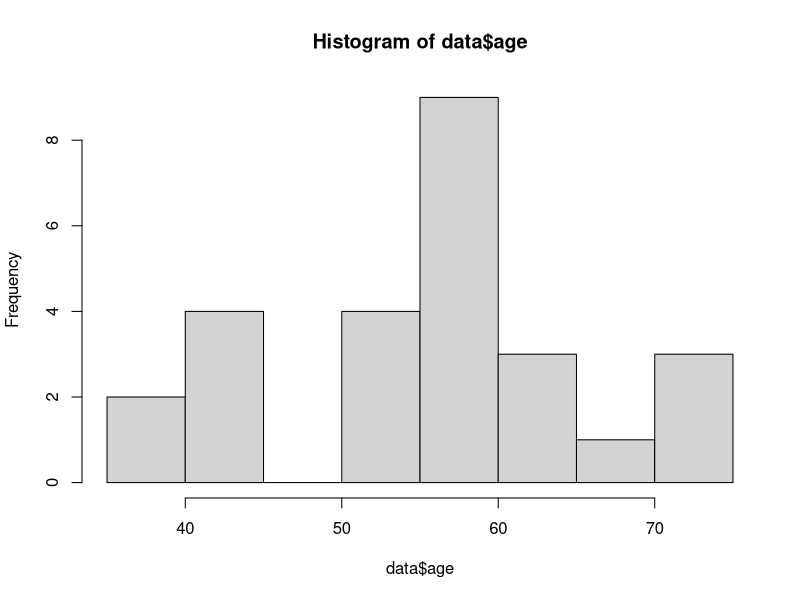

The R source for this figure: (Note: this script raises an error after producing the figure.)
## ---- chunk 1
knitr::opts_chunk$set(warning=FALSE, message=FALSE, tidy = TRUE )
knitr::opts_knit$set(root.dir = '/Volumes/STORAGE/Bioinf/ML/Ovarian')
## ---- chunk 2
options(encoding = "UTF-8")

PkgNames <- c("survival","survminer", "dplyr", "ggplot2", "utf8", "caTools", "lubridate", "gtsummary" )
new.packages <- PkgNames[!(PkgNames %in% installed.packages()[,"Package"])]
if(length(new.packages)) install.packages(new.packages)

invisible(suppressMessages(suppressWarnings(lapply(PkgNames, require, character.only = T))))
## ---- chunk 3
data <- ovarian
str(data)
data$resid.ds <- factor(data$resid.ds, levels = c(1,2), labels = c("No", "Yes"))
data$rx <- factor(data$rx, levels = c(1,2), labels = c("A", "B"))
data$ecog.ps <- factor(data$ecog.ps, levels = c(1,2), labels = c("good", "bad"))
hist(data$age)
data$over_55 <- ifelse(data$age >=55, 1, 2)
data$over_55 <- factor(data$over_55, levels = c(1,2), labels = c("old", "young"))
## ---- chunk 4
surv_object <- Surv(time = data$futime, event =  data$fustat)
fit <- survfit(surv_object ~ rx, data = ovarian)
ggsurvplot(fit, data = ovarian, pval = TRUE, conf.int = TRUE, risk.table = TRUE, risk.table.col = "strata",linetype = "strata", surv.median.line = "hv",risk.table.y.text = FALSE )
fit1 <- survfit(surv_object ~ resid.ds,data = data)
fit2 <- survfit(surv_object ~ ecog.ps, data = data)
ggsurvplot(fit1, data = data, pval = TRUE, conf.int = TRUE, risk.table = TRUE, risk.table.col = "strata",linetype = "strata", surv.median.line = "hv", risk.table.y.text = FALSE)
ggsurvplot(fit2, data = data, pval = TRUE, conf.int = TRUE, risk.table = TRUE, risk.table.col = "strata",linetype = "strata", surv.median.line = "hv", risk.table.y.text = FALSE)
fit3 <- survfit(surv_object ~ over_55, data)
ggsurvplot(fit3, data = data, pval = TRUE, conf.int = TRUE, risk.table = TRUE, risk.table.col = "strata",linetype = "strata", surv.median.line = "hv", risk.table.y.text = FALSE)
summary(fit3)
## ---- chunk 5
surv_diff_age <- survdiff(Surv(time = data$futime, event =  data$fustat) ~ over_55, data)
surv_diff_age

surv_diff_resid <- survdiff(Surv(time = data$futime, event =  data$fustat) ~ resid.ds,data = data)
surv_diff_resid

## ---- chunk 6
fit.coxph <- coxph(surv_object ~ rx + resid.ds + age + ecog.ps, data = data)
fit.coxph %>% tbl_regression(exp = TRUE) 
ggforest(fit.coxph, data = data)
## ---- chunk 7
fit.coxph1 <- coxph(surv_object ~ rx + resid.ds + over_55 + ecog.ps, 
                   data = data)
fit.coxph1 %>% tbl_regression(exp = TRUE) 
ggforest(fit.coxph1, data = data)
